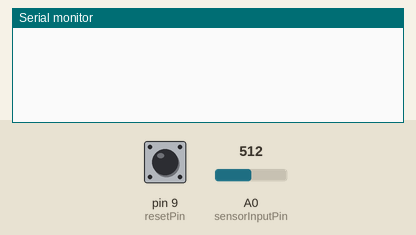
A sketch run on a simulated Arduino Uno, built with avr-gcc and run on an emulated ATmega328P. Shown: the last lines printed to the serial monitor. Inputs (shaded band) come from the test bench; at power-on: A0 (sensorInputPin) = 512, pin 9 (resetPin) LOW.

Above: at 1.3 s.
1.4 s: A0 (sensorInputPin) set to 440
At 1.8 s:
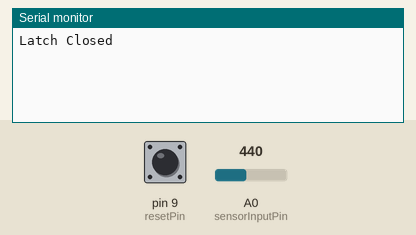
3.0 s: pin 9 (resetPin) pulled HIGH for 0.6 s
At 4.2 s:
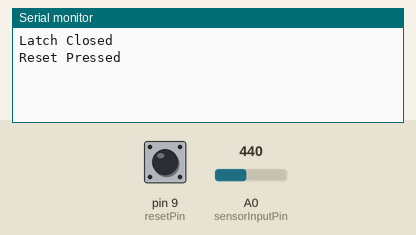
9.6 s: A0 (sensorInputPin) set to 460
At 10.8 s:
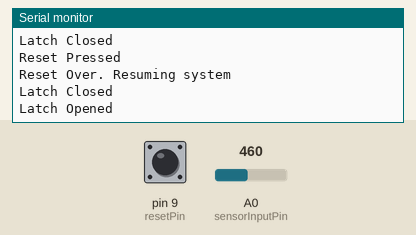

The sketch:

WithLogging.ino
```cpp
int state = 0;
int timerVal = 0;
//bool timerOn = false;
int sensorInputPin = 0;
int resetPin = 9;
int sensorValue = 0;
int reset = 0;
int resetTimer = 0;
int wait = 0;

void setup() {
  pinMode(resetPin,INPUT);
  Serial.begin(9600);
}

void loop() {
  sensorValue = analogRead(sensorInputPin);
  reset = digitalRead(resetPin);
  if(reset==HIGH) {
    Serial.println("Reset Pressed");
    wait=1;
    state=0;
    resetTimer=0;
  }
  if(wait==0) {
    if(state == 0) {    //Normal--------------------------------------
      if(sensorValue<450) {
        //Latch just closed
        Serial.println("Latch Closed");
        state = 1;
        timerVal = 0;
      }
    }
    else if(state == 1) {    //Intermediate----------------------------
      if(sensorValue>450) {
        //Latch Opened
        Serial.println("Latch Opened");
        state = 0;
      }
      else if(timerVal>19) {
        //>10 seconds
        Serial.println("Switching OFF");
        state = 2;
      }
      timerVal++;
    }
    else if(state == 2) {    //Off------------------------------------
      if(sensorValue>450) {
        //Latch Opened or reset button pressed
        Serial.println("Latch Opened, Switching to Normal");
        state = 0;
      }
    }
  } else {  //If the reset button was pressed.----------------------
    if(resetTimer>5) {//the number should be 720. 5 is for testing purpose
      Serial.println("Reset Over. Resuming system");
      wait=0;
    } else {
      resetTimer++;
      delay(500);
    }
  }
  delay(500);
}
```

Measured:
- after the input at 1.4 s, the serial monitor: prints a new line after 0.10 s (image 1)
- after the input at 3.0 s, the serial monitor: prints a new line at once (image 2)
- after the input at 9.6 s, the serial monitor: prints a new line after 0.40 s (image 3)
